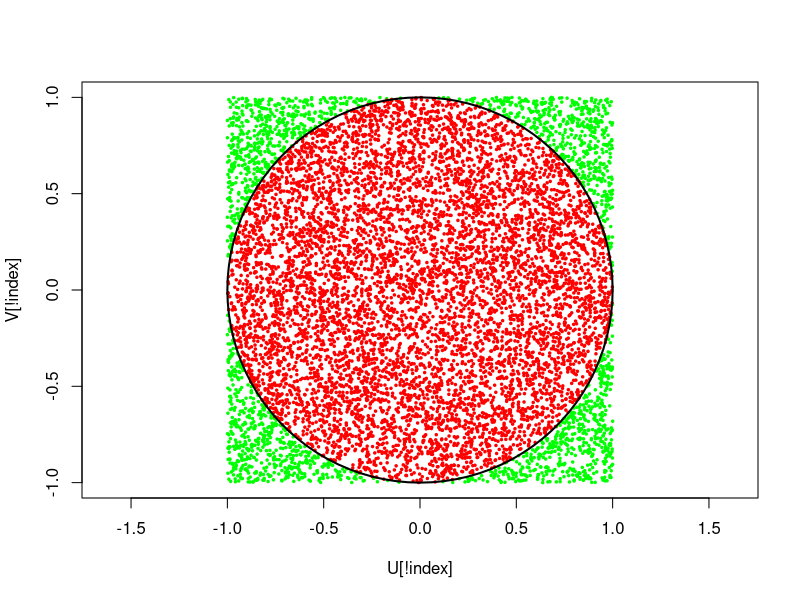

The R source for this figure:
require(plotrix)
n <- 10000
U <- runif(n, -1, 1)
V <- runif(n, -1, 1)

k <- 0

rez <- 4 * sum(ifelse(U ^ 2 + V ^ 2 <= 1, 1, 0)) / n

index <- U^2 + V^2 <= 1
#plot(U[index], V[index], asp = 1, col="red")
plot(U[!index], V[!index], asp=1, col="green", pch=20, cex=0.5)

indici <- which(U^2 + V^2 <= 1)
points(U[indici], V[indici], col="red", pch=20, cex=0.5)

#plotrix
draw.circle(0, 0, 1, border="black", lwd=2)